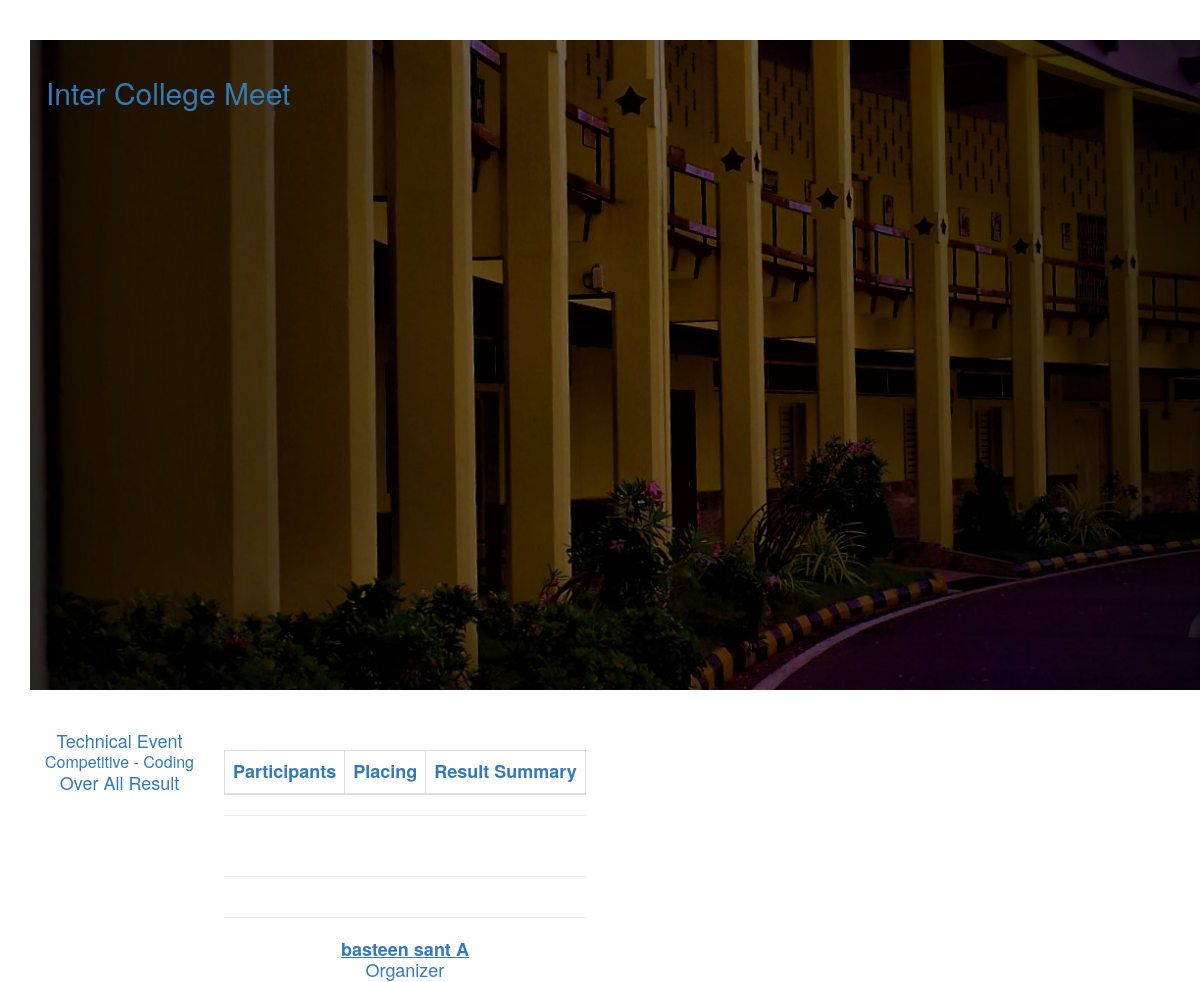
Screenshot of /judge/result_sheet.php?event_id=5 (signed in) with the database file from the repository.
### tables this page shows
CREATE TABLE `main_event` (
  `mainevent_id` int(11) NOT NULL,
  `event_name` text NOT NULL,
  `status` text NOT NULL,
  `organizer_id` int(11) NOT NULL,
  `sy` varchar(9) NOT NULL,
  `date_start` text NOT NULL,
  `date_end` text NOT NULL,
  `place` text NOT NULL
);

CREATE TABLE `sub_event` (
  `subevent_id` int(11) NOT NULL,
  `mainevent_id` int(11) NOT NULL,
  `organizer_id` int(11) NOT NULL,
  `event_name` text NOT NULL,
  `status` text NOT NULL,
  `eventdate` text NOT NULL,
  `eventtime` text NOT NULL,
  `place` text NOT NULL,
  `txtpoll_status` text NOT NULL,
  `view` varchar(15) NOT NULL,
  `txtpollview` varchar(15) NOT NULL
);

CREATE TABLE `organizer` (
  `organizer_id` int(11) NOT NULL,
  `fname` text NOT NULL,
  `mname` text NOT NULL,
  `lname` text NOT NULL,
  `username` text NOT NULL,
  `password` text NOT NULL,
  `email` varchar(50) NOT NULL,
  `pnum` varchar(15) NOT NULL,
  `access` varchar(25) NOT NULL,
  `org_id` varchar(12) NOT NULL,
  `status` varchar(12) NOT NULL,
  `company_name` varchar(55) NOT NULL,
  `company_address` varchar(55) NOT NULL,
  `company_logo` varchar(55) NOT NULL,
  `company_telephone` varchar(55) NOT NULL,
  `company_email` varchar(55) NOT NULL,
  `company_website` varchar(55) NOT NULL
);

### judge/session.php (called while the page is built, shortened)
							</script><?php
$session_id=$_SESSION['id'];
?>

### judge/result_sheet.php (the view, shortened to what this page needs)
<!DOCTYPE html>
<html lang="en">
<?php
   include('header2.php');
    include('session.php');
  $active_sub_event=$_GET['event_id'];
    ?>
  <body data-spy="scroll" data-target=".bs-docs-sidebar">
  <div class="container">
    <div class="row">
      <div class="span12">
           <?php
             $s_event_query = $conn->query("select * from sub_event where subevent_id='$active_sub_event'") or die(mysql_error());
		while ($s_event_row = $s_event_query->fetch())
        {
            $MEidxx=$s_event_row['mainevent_id'];
              $event_query = $conn->query("select * from main_event where mainevent_id='$MEidxx'") or die(mysql_error());
		while ($event_row = $event_query->fetch())
        {
            ?>
             <center>
             <?php include('doc_header.php'); ?>
             <table>
             <tr>
             <td align="center">
            <font size="4"><?php echo $event_row['event_name']; ?></font>
             </td>
              </tr>
              <tr>
             <td align="center">
            <font size="3"><?php echo $s_event_row['event_name']; ?></font>
             </td>
              </tr>
               <tr>
             <td align="center">
            <font size="4">Over All Result</font>
             </td>
              </tr>
             </table>
          <br />
          <table class="table table-bordered">
        <thead>
     <th>Participants</th>
       <th>Placing</th>
        <th>Result Summary</th>
        </thead>
          </table>
            <hr />
            <br />
<hr />
<hr />
 <table align="center">
              <tr>
          <?php
            $jjn_result_query = $conn->query("select * from organizer where organizer_id='$session_id'") or die(mysql_error());
while ($jjn_result_row = $jjn_result_query->fetch()) {
    ?>
            <td>
            <table>
            <tr><td align="center">&nbsp;&nbsp;&nbsp;<u><strong><?php echo $jjn_result_row['fname']." ".$jjn_result_row['mname']." ".$jjn_result_row['lname'];?></strong></u>&nbsp;&nbsp;&nbsp;</td></tr>
             <tr><td align="center">Organizer</td></tr>
            </table>
            </td>
<?php } ?>
</tr>
</table>
<?php }  } ?>
    </div>
  </div>
  </body>
</html>

### judge/doc_header.php (shortened to what this page needs)
            <table>
<header class="bgImage" >
    <nav class="navbar" >
        <div class="container">
        <div class="navbar-header">
                <a class = "navbar-brand">
                   <h2> Inter College Meet</h2>
                     </div>
        </div>
    </div>

### judge/assets/css/docs.css (style rules this page uses)
body { position: relative; padding-top: 40px; }

### judge/doc_header.php (style rules this page uses)
.bgImage { background-image: url(images/aac.jpg); background-size: cover; background-position: center center; height: 650px; margin-bottom: 25px; }

### rows the page displays
sub_event: event_name "Competitive - Coding"
main_event: event_name "Technical Event"
organizer: fname "basteen", mname "sant", lname "A"
